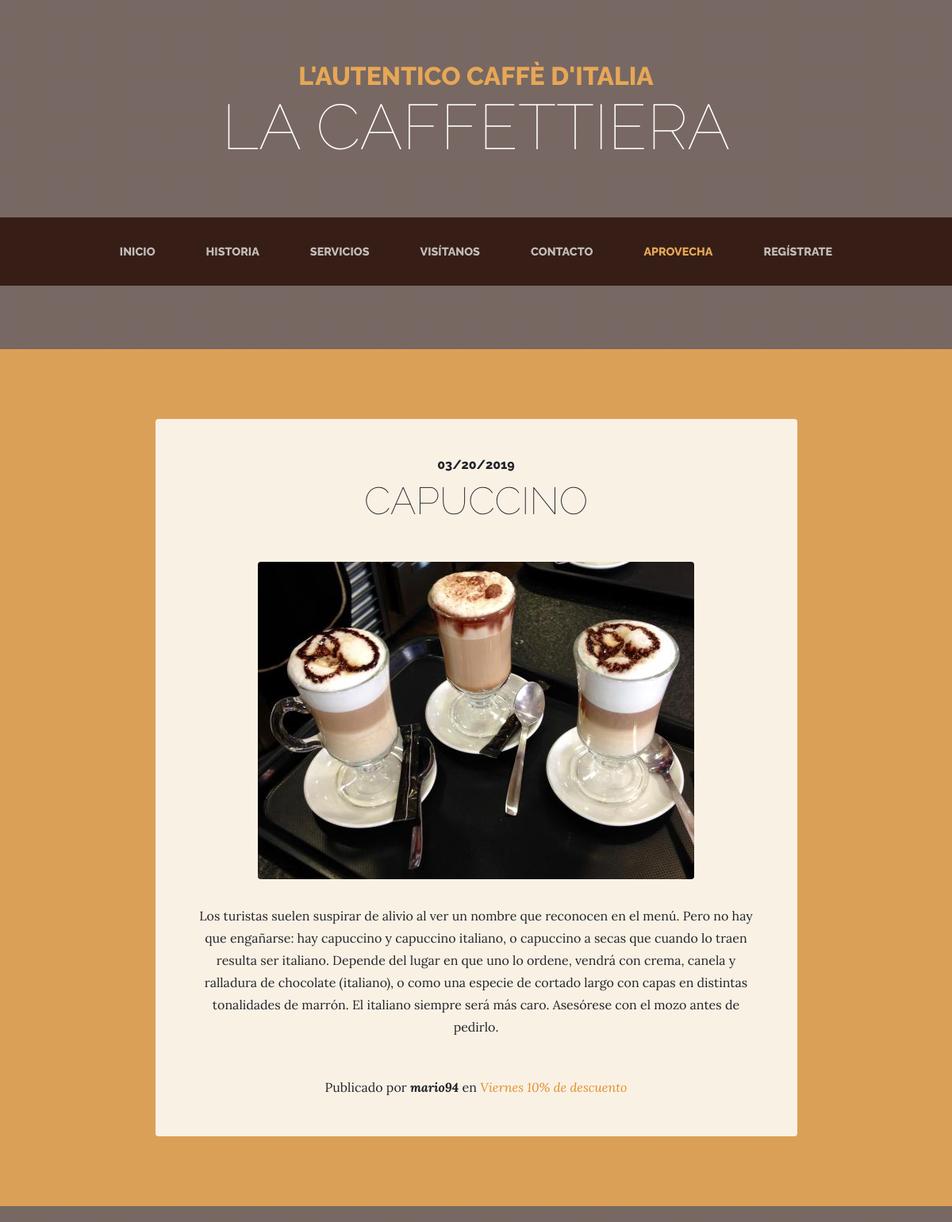
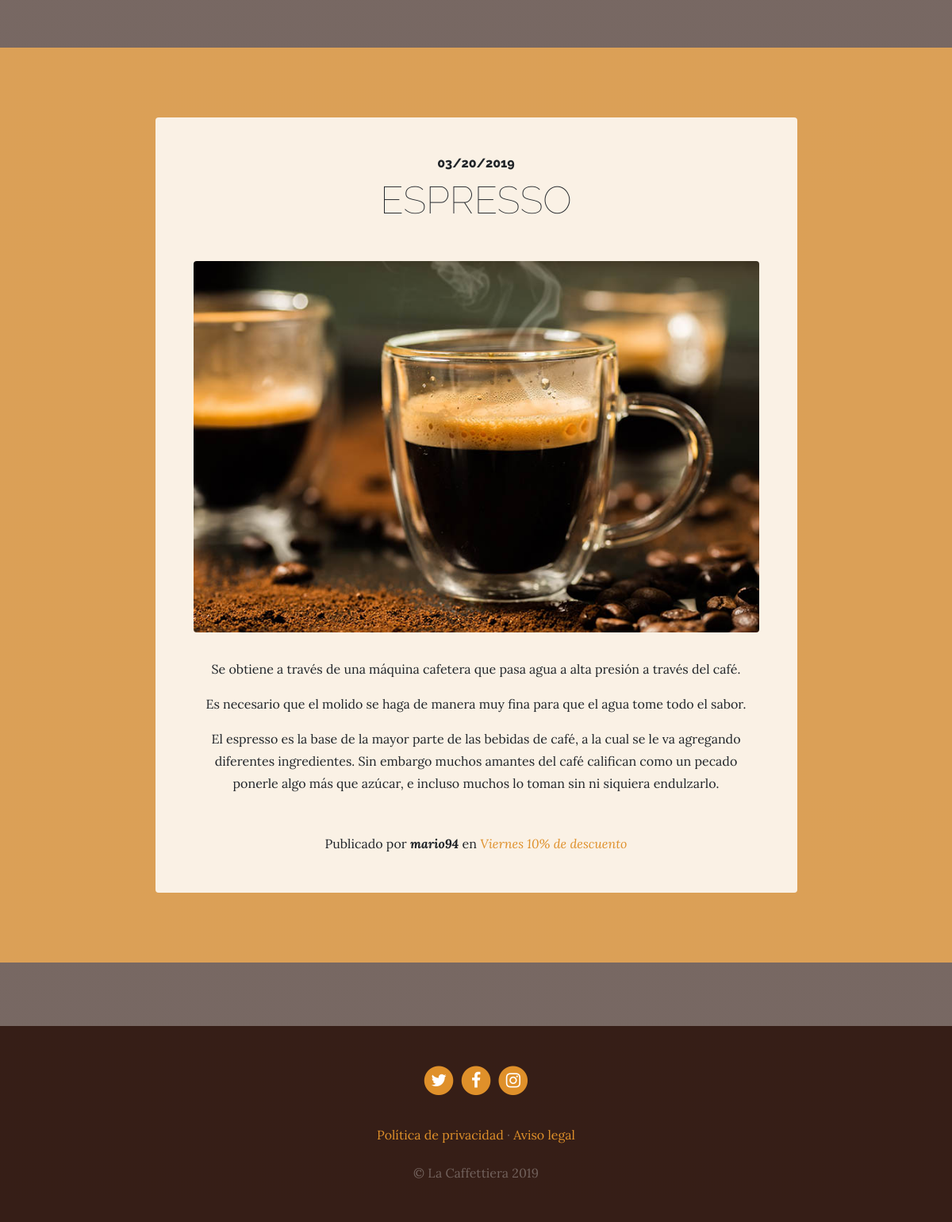
The page /blog/category/8/ on the database its author committed (2 pictures, top to bottom).
### blog/models.py (models this page shows, shortened)
class Post(models.Model):
    title = models.CharField(max_length=200, verbose_name="Título")
    content = models.TextField(verbose_name="Contenido")
    published = models.DateTimeField(verbose_name="Fecha de publicación", default=now)
    image = models.ImageField(verbose_name="Imagen", upload_to="blog", null=True, blank=True)
    author = models.ForeignKey(User, verbose_name="Autor", on_delete=models.CASCADE)
    categories = models.ManyToManyField(Category, verbose_name="Categorías", related_name="get_posts")
    created = models.DateTimeField(auto_now_add=True, verbose_name="Fecha de creación")
    updated = models.DateTimeField(auto_now=True, verbose_name="Fecha de edición")
    class Meta:
        verbose_name = "entrada"
        verbose_name_plural = "entradas"
        ordering = ['-created']

class Category(models.Model):
    name = models.CharField(max_length=100, verbose_name="Nombre")
    created = models.DateTimeField(auto_now_add=True, verbose_name="Fecha de creación")
    updated = models.DateTimeField(auto_now=True, verbose_name="Fecha de edición")
    class Meta:
        verbose_name = "categoría"
        verbose_name_plural = "categorías"
        ordering = ['-created']

### pages/models.py (models this page shows, shortened)
class Page(models.Model):
    title = models.CharField(verbose_name="Título", max_length=200)
    content = RichTextField(verbose_name="Contenido")
    order = models.SmallIntegerField(verbose_name="Orden", default=0)
    created = models.DateTimeField(auto_now_add=True, verbose_name="Fecha de creación")
    updated = models.DateTimeField(auto_now=True, verbose_name="Fecha de edición")
    class Meta:
        verbose_name = "página"
        verbose_name_plural = "páginas"
        ordering = ['order','title']

### blog/views.py (the view)
# urls.py: path('category/<int:category_id>/', views.category, name="category"),
def category(request, category_id):
    category = get_object_or_404(Category, id=category_id)
    return render(request, "blog/category.html", {'category':category})

### pages/templatetags/pages_extras.py (called while the page is built)
@register.simple_tag
def get_page_list():
    pages = Page.objects.all()
    return pages

### social/processors.py (called while the page is built)
def ctx_dict(request):
    ctx = {}
    links = Link.objects.all()
    for link in links:
        ctx[link.key] = link.url
    return ctx

### blog/templates/blog/category.html (shortened to what this page needs)
{% extends 'core/base.html' %}
{% load static %}
{% block content %}
  {% for post in category.get_posts.all %}
    <section class="page-section cta">
      <div class="container">
        <div class="row">
          <div class="col-xl-9 mx-auto">
            <div class="cta-innerv text-center rounded">
              <h2 class="section-heading mb-5">
                <span class="section-heading-upper">{{post.published|date:"SHORT_DATE_FORMAT"}}</span>
                <span class="section-heading-lower">{{post.title}}</span>
              </h2>
              <p class="mb-0">
                <img class="mx-auto d-flex rounded img-fluid mb-3 mb-lg-0" src="{{post.image.url}}" alt="">
              </p>
              <p class="mb-0 mbt">{{post.content|linebreaks}}</p>
              <p class="mb-0 mbt">
                <span class="section-heading-under">Publicado por <em><b>{{post.author}}</b></em> en
                  <em>
                   {% for category in post.categories.all %}
                    <a href="{% url 'category' category.id %}" class="link">{{category.name}}</a>{% if not forloop.last %},{% endif %}
                   {% endfor %}
                  </em>
                </span>
              </p>
            </div>
          </div>
        </div>
      </div>
    </section>
  {% endfor %}
{% endblock %}

### core/templates/core/base.html (shortened to what this page needs)
<!DOCTYPE html>
<html lang="es">
  <head>
    {% load static %}
    <link href="{% static 'core/vendor/bootstrap/css/bootstrap.min.css' %}" rel="stylesheet">
    <link href="{% static 'core/vendor/font-awesome/css/font-awesome.min.css' %}" rel="stylesheet" type="text/css">
    <link href="{% static 'core/css/business-casual.css' %}" rel="stylesheet">
  </head>
  <body>
    <h1 class="site-heading text-center text-white d-none d-lg-block">
      <span class="site-heading-upper text-primary mb-3">L'autentico caffè d'italia</span>
      <span class="site-heading-lower">La Caffettiera</span>
    </h1>
    <nav class="navbar navbar-expand-lg navbar-dark py-lg-4" id="mainNav">
      <div class="container">
        <div class="collapse navbar-collapse" id="navbarResponsive">
          <ul class="navbar-nav mx-auto">
            <li class="nav-item px-lg-4 {% if request.path == '/' %}active{% endif %}">
              <a class="nav-link text-uppercase text-expanded" href="{% url 'home' %}">Inicio</a>
            </li>
            <li class="nav-item px-lg-4 {% if request.path == '/about/' %}active{% endif %}">
              <a class="nav-link text-uppercase text-expanded" href="{% url 'about' %}">Historia</a>
            </li>
            <li class="nav-item px-lg-4 {% if request.path == '/services/' %}active{% endif %}">
              <a class="nav-link text-uppercase text-expanded" href="{% url 'services' %}">Servicios</a>
            </li>
            <li class="nav-item px-lg-4 {% if request.path == '/store/' %}active{% endif %}">
              <a class="nav-link text-uppercase text-expanded" href="{% url 'store' %}">Visítanos</a>
            </li>
            <li class="nav-item px-lg-4 {% if request.path == '/contact/' %}active{% endif %}">
              <a class="nav-link text-uppercase text-expanded" href="{% url 'contact' %}">Contacto</a>
            </li>
            <li class="nav-item px-lg-4 {% if request.path|slice:":6" == '/blog/' %}active{% endif %}">
              <a class="nav-link text-uppercase text-expanded" href="{% url 'blog' %}">Aprovecha</a>
            </li>
            <li class="nav-item px-lg-4 {% if request.path == '/signup/' %}active{% endif %}">
              <a class="nav-link text-uppercase text-expanded" href="{% url 'signup' %}">Regístrate</a>
            </li>
          </ul>
        </div>
      </div>
    </nav>
    {% block content %} {% endblock %}
    <footer class="footer text-faded text-center py-5">
      <div class="container">
        <p class="m-0">
          {% if LINK_TWITTER %}
            <a href="{{LINK_TWITTER}}" class="link">
              <span class="fa-stack fa-lg">
                <i class="fa fa-circle fa-stack-2x"></i>
                <i class="fa fa-twitter fa-stack-1x fa-inverse"></i>
              </span>
            </a>
          {% endif %}
          {% if LINK_FACEBOOK %}
            <a href="{{LINK_FACEBOOK}}" class="link">
              <span class="fa-stack fa-lg">
                <i class="fa fa-circle fa-stack-2x"></i>
                <i class="fa fa-facebook fa-stack-1x fa-inverse"></i>
              </span>
            </a>
          {% endif %}
          {% if LINK_INSTAGRAM %}
            <a href="{{LINK_INSTAGRAM}}" class="link">
              <span class="fa-stack fa-lg">
                <i class="fa fa-circle fa-stack-2x"></i>
                <i class="fa fa-instagram fa-stack-1x fa-inverse"></i>
              </span>
            </a>
          {% endif %}
        </p>
        <p class="m-0 mbt">
          {% load pages_extras %}
          {% get_page_list as page_list %}
          {% for page in page_list %}
            <a href="{% url 'page' page.id page.title|slugify %}" class="link">{{page.title}}</a> {% if not forloop.last %}·{% endif %}
          {% endfor %}
        </p>
        <p class="m-0 mbt1">&copy; La Caffettiera 2019</p>
      </div>
	  </footer>
  </body>
</html>

### core/static/core/css/business-casual.css (style rules this page uses)
body { font-family: 'Lora'; background: linear-gradient(rgba(47, 23, 15, 0.65), rgba(47, 23, 15, 0.65)), url("../img/bg.jpg"); background-attachment: fixed; background-position: center; background-size: cover; }
h1, h2, h3, h4, h5, h6 { font-family: 'Raleway'; }
p { line-height: 1.75; }
.text-faded { color: rgba(255, 255, 255, 0.3); }
.site-heading { margin-top: 5rem; margin-bottom: 5rem; text-transform: uppercase; line-height: 1; font-family: 'Raleway'; }
.site-heading .site-heading-upper { display: block; font-size: 2rem; font-weight: 800; }
.site-heading .site-heading-lower { font-size: 5rem; font-weight: 100; line-height: 4rem; }
.page-section { margin-top: 5rem; margin-bottom: 5rem; }
.section-heading { text-transform: uppercase; }
.section-heading .section-heading-upper { display: block; font-size: 1rem; font-weight: 800; padding-bottom:.5rem; }
.section-heading .section-heading-lower { display: block; font-size: 3rem; font-weight: 100; }
#mainNav { background-color: rgba(47, 23, 15, 0.9); font-family: 'Raleway'; }
#mainNav .navbar-nav .nav-item .nav-link { color: rgba(255, 255, 255, 0.7); font-weight: 800; }
#mainNav .navbar-nav .nav-item.active .nav-link { color: #e6a756; }
@media (min-width: 992px) { #mainNav .navbar-nav .nav-item .nav-link { font-size: 0.9rem; } }
.cta { padding-top: 5rem; padding-bottom: 5rem; background-color: rgba(230, 167, 86, 0.9); }
.cta .cta-innerv { position: relative; padding: 3rem; margin: 0.5rem; background-color: rgba(255, 255, 255, 0.85); }
.footer { background-color: rgba(47, 23, 15, 0.9); }
.text-primary { color: #e6a756 !important; }
.mbt { padding-top: 2rem; }
.mbt1 { padding-top: 1.25rem; }
a.link { color: #df902a; }

### rows shown on the page
Post: published "03/20/2019", title "CAPUCCINO", image (picture), content "Los turistas suelen suspirar de alivio al ver un nombre que reconocen en el menú. Pero no hay que engañarse: hay capuccino y capuccino italiano, o capuccino a secas que cuando lo traen resulta ser italiano. Depende del lugar en que uno lo ordene, vendrá con crema, canela y ralladura de chocolate (italiano), o como una especie de cortado largo con capas en distintas tonalidades de marrón. El italiano siempre será más caro. Asesórese con el mozo antes de pedirlo.", author "mario94"
Category: name "Viernes 10% de descuento"
Post: published "03/20/2019", title "ESPRESSO", image (picture), content "Se obtiene a través de una máquina cafetera que pasa agua a alta presión a través del café. Es necesario que el molido se haga de manera muy fina para que el agua tome todo el sabor. El espresso es la base de la mayor parte de las bebidas de café, a la cual se le va agregando diferentes ingredientes. Sin embargo muchos amantes del café califican como un pecado ponerle algo más que azúcar, e incluso muchos lo toman sin ni siquiera endulzarlo.", author "mario94"
Page: title "Política de privacidad"
Page: title "Aviso legal"
